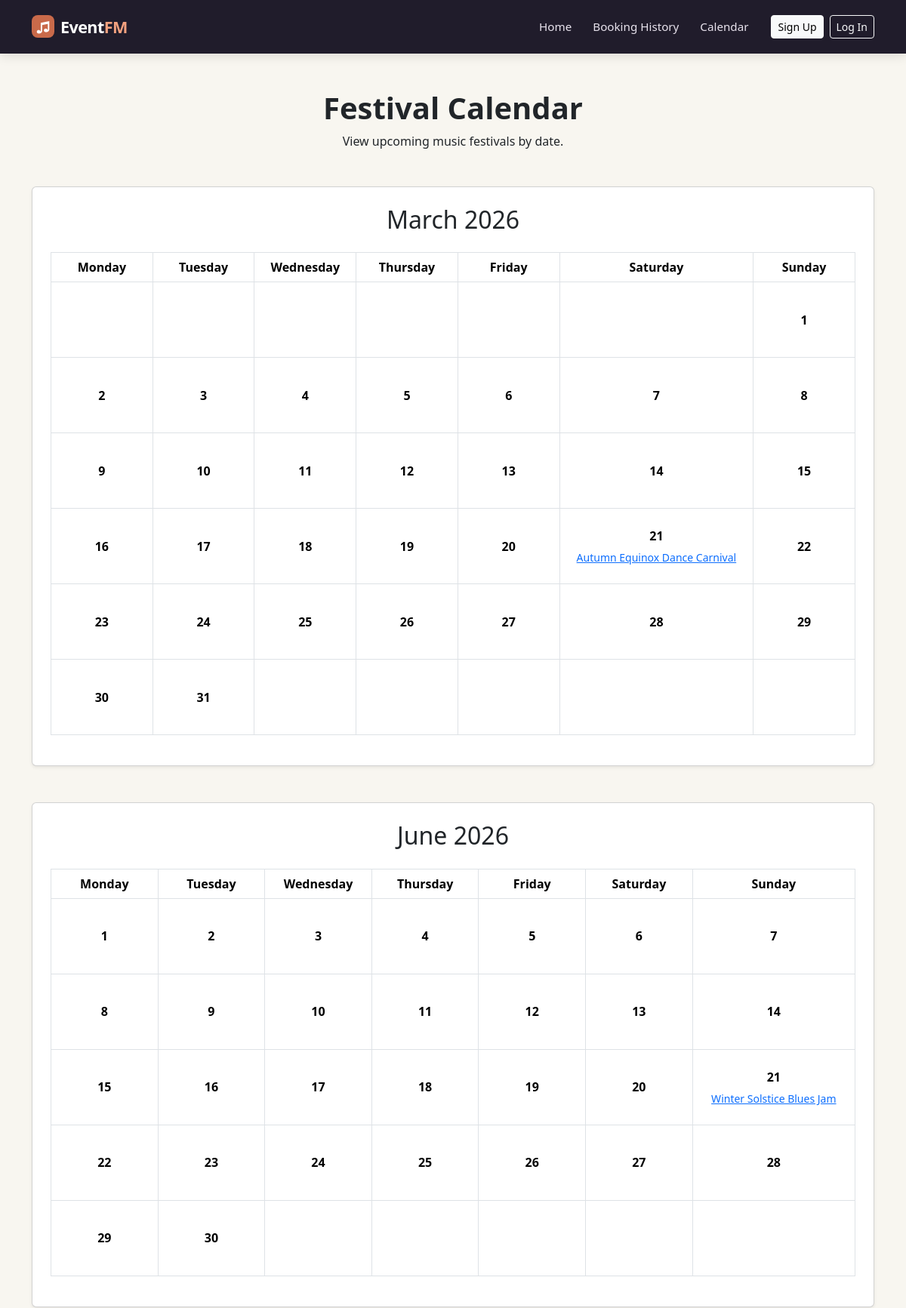
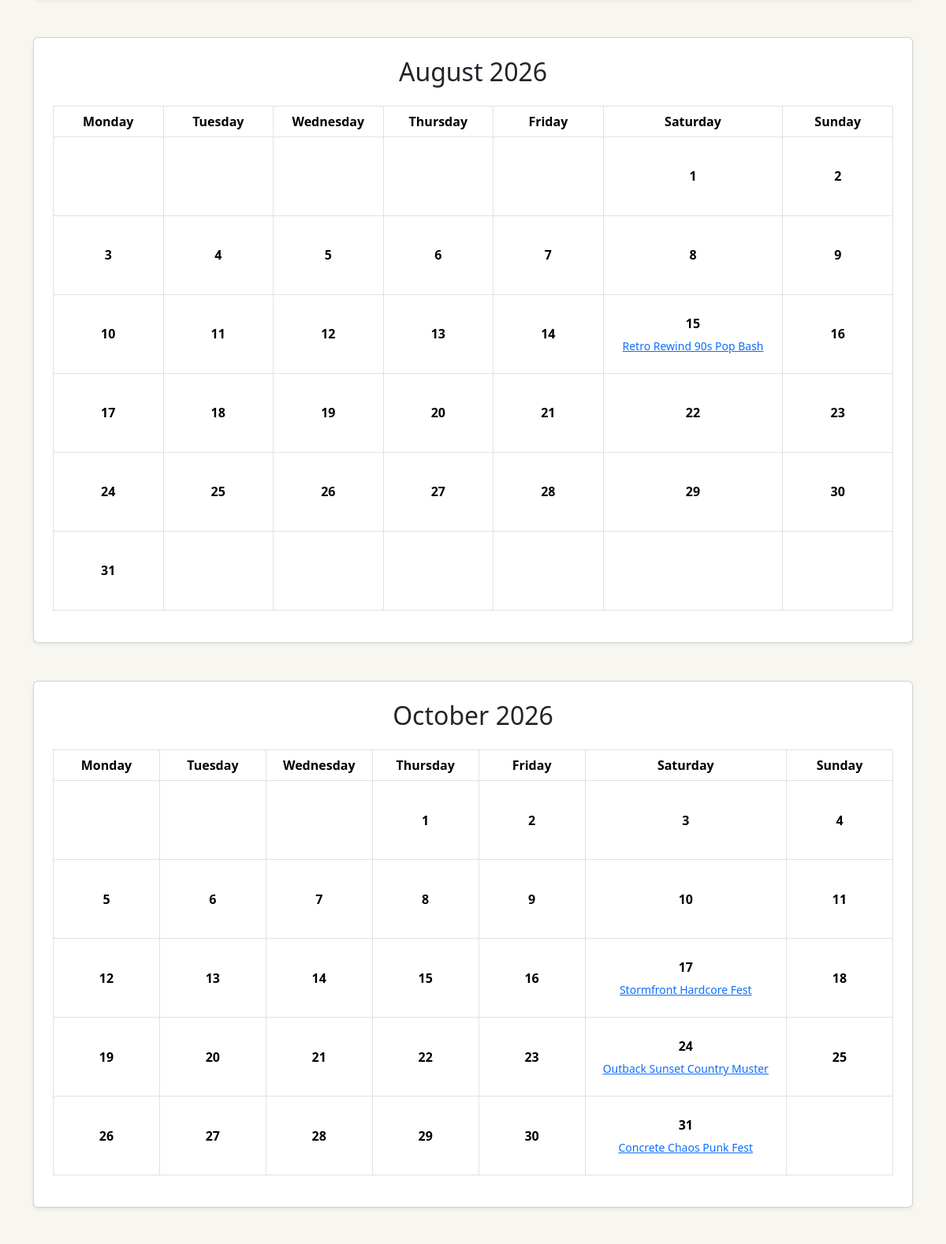
/calendar (upper part), run on the app's committed database (2 pictures, top to bottom).
### website/models.py (models this page shows)
class Event(db.Model):
    __tablename__ = 'events'
    id = db.Column(db.Integer, primary_key=True)
    title = db.Column(db.String(200), nullable=False)
    description = db.Column(db.Text, nullable=False)
    date = db.Column(db.Date, nullable=False)
    start_time = db.Column(db.Time, nullable=False)
    end_time = db.Column(db.Time, nullable=False)
    location = db.Column(db.String(200), nullable=False)
    genre = db.Column(db.String(30), nullable=False)
    age_limit = db.Column(db.String(20), nullable=False, default='all-ages')
    price = db.Column(db.Float, nullable=False)
    capacity = db.Column(db.Integer, nullable=False)
    image_filename = db.Column(db.String(200))
    status = db.Column(db.String(20), nullable=False, default='Open')
    acknowledgement_type = db.Column(db.String(20), nullable=False, default='none')
    acknowledgement_text = db.Column(db.Text)
    user_id = db.Column(db.Integer, db.ForeignKey('users.id'), nullable=False) #Links to user who created it (User.ID = Foreign Key)
    comments = db.relationship('Comment', backref='event', lazy=True)
    orders = db.relationship('Order', backref='event', lazy=True)
    chunks = db.relationship('EventChunk', backref='event', lazy=True, cascade='all, delete-orphan')
    acknowledgement = db.relationship('Acknowledgement', backref='event', uselist=False, cascade='all, delete-orphan')
    @property
    def tickets_sold(self):
        return sum(o.quantity for o in self.orders if o.booking_status != 'Cancelled')
    @property
    def tickets_remaining(self):
        return self.capacity - self.tickets_sold
    def refresh_status(self):
        if self.status == 'Cancelled':
            return
        if self.date < datetime.now().date():
            self.status = 'Inactive'
        elif self.tickets_remaining <= 0:
            self.status = 'Sold Out'
        else:
            self.status = 'Open'

### website/views.py (the view)
@main_bp.route('/calendar')
def festival_calendar():
    events = Event.query.order_by(Event.date.asc()).all()
    for event in events:
        event.refresh_status()
    db.session.commit()
    months = {}
    for event in events:
        month_key = (event.date.year, event.date.month)
        if month_key not in months:
            months[month_key] = {
                'name': calendar.month_name[event.date.month],
                'year': event.date.year,
                'weeks': calendar.monthcalendar(
                    event.date.year,
                    event.date.month
                ),
                'events': []
            }
        months[month_key]['events'].append(event)
    return render_template(
        'festival-calendar.html',
        months=months
    )

### website/templates/festival-calendar.html (shortened to what this page needs)
{% extends "base.html" %}
{% block content %}
<div class="container py-5">
    <div class="text-center mb-5">
        <h1 class="fw-bold">Festival Calendar</h1>
        <p>View upcoming music festivals by date.</p>
    </div>
    {% for month_key, month in months.items() %}
        <div class="card shadow-sm mb-5">
            <div class="card-body p-4">
                <h2 class="text-center mb-4">
                    {{ month.name }} {{ month.year }}
                </h2>
                <div class="table-responsive">
                    <table class="table table-bordered text-center align-middle">
                        <thead>
                            <tr>
                                <th>Monday</th>
                                <th>Tuesday</th>
                                <th>Wednesday</th>
                                <th>Thursday</th>
                                <th>Friday</th>
                                <th>Saturday</th>
                                <th>Sunday</th>
                            </tr>
                        </thead>
                        <tbody>
                            {% for week in month.weeks %}
                                <tr>
                                    {% for day in week %}
                                        <td style="min-width: 120px; height: 100px;">
                                            {% if day != 0 %}
                                                <strong>{{ day }}</strong>
                                                {% for event in month.events %}
                                                    {% if event.date.day == day %}
                                                        <div class="small mt-2">
                                                            <a href="{{ url_for('main.event_details', event_id=event.id) }}">
                                                                {{ event.title }}
                                                            </a>
                                                        </div>
                                                    {% endif %}
                                                {% endfor %}
                                            {% endif %}
                                        </td>
                                    {% endfor %}
                                </tr>
                            {% endfor %}
                        </tbody>
                    </table>
                </div>
            </div>
        </div>
    {% else %}
        <div class="alert alert-info text-center">
            No events are currently available on the calendar.
        </div>
    {% endfor %}
</div>
{% endblock %}

### website/static/styles/style.css (style rules this page uses)
body { background-color: #F8F6F0; min-height: 100vh; display: flex; flex-direction: column; }
.container { padding-top: 30px; }

### data on the page
Event: title "Autumn Equinox Dance Carnival"
Event: title "Winter Solstice Blues Jam"
Event: title "Retro Rewind 90s Pop Bash"
Event: title "Stormfront Hardcore Fest"
Event: title "Outback Sunset Country Muster"
Event: title "Concrete Chaos Punk Fest"

### other printed values
{{ month.name }} "March" "June" "August" "October"
{{ month.year }} "2026" "2026" "2026" "2026"
{{ day }} "1" "2" "3" "4" "5" "6" "7" "8" "9" "10" "11" "12" "13" "14" "15" "16" "17" "18" "19" "20" "21" "22" "23" "24" "25" "26" "27" "28" "29" "30" "31" "1" "2" "3" "4" "5" "6" "7" "8" "9" "10" "11" "12" "13" "14" "15" "16" "17" "18" "19" "20" "21" "22" "23" "24" "25" "26" "27" "28" "29" "30" "1" "2" "3" "4" "5" "6" "7" "8" "9" "10" "11" "12" "13" "14" "15" "16" "17" "18" "19" "20" "21" "22" "23" "24" "25" "26" "27" "28" "29" "30" "31" "1" "2" "3" "4" "5" "6" "7" "8" "9" "10" "11" "12" "13" "14" "15" "16" "17" "18" "19" "20" "21" "22" "23" "24" "25" "26" "27" "28" "29" "30" "31"
